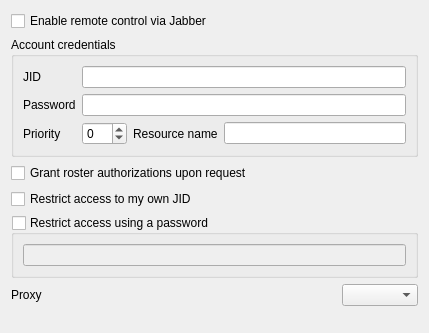
<ui version="4.0" >
 <class>SettingsJabberForm</class>
 <widget class="QWidget" name="SettingsJabberForm" >
  <property name="geometry" >
   <rect>
    <x>0</x>
    <y>0</y>
    <width>429</width>
    <height>333</height>
   </rect>
  </property>
  <layout class="QGridLayout" >
   <item row="0" column="0" colspan="3" >
    <widget class="QCheckBox" name="checkEnable" >
     <property name="text" >
      <string>Enable remote control via Jabber</string>
     </property>
    </widget>
   </item>
   <item row="1" column="0" colspan="3" >
    <widget class="QGroupBox" name="groupBox" >
     <property name="title" >
      <string>Account credentials</string>
     </property>
     <layout class="QGridLayout" >
      <item row="0" column="0" >
       <widget class="QLabel" name="label" >
        <property name="text" >
         <string>JID</string>
        </property>
       </widget>
      </item>
      <item row="0" column="1" colspan="3" >
       <widget class="QLineEdit" name="lineJID" />
      </item>
      <item row="1" column="0" >
       <widget class="QLabel" name="label_2" >
        <property name="text" >
         <string>Password</string>
        </property>
       </widget>
      </item>
      <item row="1" column="1" colspan="3" >
       <widget class="QLineEdit" name="linePassword" >
        <property name="echoMode" >
         <enum>QLineEdit::Password</enum>
        </property>
       </widget>
      </item>
      <item row="2" column="0" >
       <widget class="QLabel" name="label_3" >
        <property name="text" >
         <string>Priority</string>
        </property>
       </widget>
      </item>
      <item row="2" column="1" >
       <widget class="QSpinBox" name="spinPriority" >
        <property name="minimum" >
         <number>-99</number>
        </property>
       </widget>
      </item>
      <item row="2" column="2" >
       <widget class="QLabel" name="label_5" >
        <property name="text" >
         <string>Resource name</string>
        </property>
       </widget>
      </item>
      <item row="2" column="3" >
       <widget class="QLineEdit" name="lineResource" />
      </item>
     </layout>
    </widget>
   </item>
   <item row="2" column="0" >
    <widget class="QCheckBox" name="checkAutoAuth" >
     <property name="text" >
      <string>Grant roster authorizations upon request</string>
     </property>
    </widget>
   </item>
   <item row="3" column="0" colspan="3" >
    <widget class="QCheckBox" name="checkRestrictSelf" >
     <property name="text" >
      <string>Restrict access to my own JID</string>
     </property>
    </widget>
   </item>
   <item row="4" column="0" colspan="3" >
    <widget class="QGroupBox" name="groupRestrictPassword" >
     <property name="title" >
      <string>Restrict access using a password</string>
     </property>
     <property name="checkable" >
      <bool>true</bool>
     </property>
     <property name="checked" >
      <bool>false</bool>
     </property>
     <layout class="QGridLayout" >
      <item row="0" column="0" >
       <widget class="QLineEdit" name="lineRestrictPassword" >
        <property name="echoMode" >
         <enum>QLineEdit::Password</enum>
        </property>
       </widget>
      </item>
     </layout>
    </widget>
   </item>
   <item row="5" column="0" >
    <widget class="QLabel" name="label_4" >
     <property name="text" >
      <string>Proxy</string>
     </property>
    </widget>
   </item>
   <item row="5" column="2" >
    <widget class="QComboBox" name="comboProxy" />
   </item>
   <item row="6" column="1" >
    <spacer>
     <property name="orientation" >
      <enum>Qt::Vertical</enum>
     </property>
     <property name="sizeHint" >
      <size>
       <width>20</width>
       <height>40</height>
      </size>
     </property>
    </spacer>
   </item>
  </layout>
 </widget>
 <resources>
  <include location="../gfx/resources.qrc" />
 </resources>
 <connections>
  <connection>
   <sender>groupRestrictPassword</sender>
   <signal>toggled(bool)</signal>
   <receiver>lineRestrictPassword</receiver>
   <slot>setEnabled(bool)</slot>
   <hints>
    <hint type="sourcelabel" >
     <x>127</x>
     <y>162</y>
    </hint>
    <hint type="destinationlabel" >
     <x>152</x>
     <y>187</y>
    </hint>
   </hints>
  </connection>
 </connections>
</ui>
